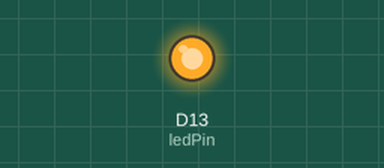
Recording of a sketch running on a simulated Arduino Nano 33 IoT. Parts: output pins drawn as LEDs (lit = HIGH). WiFi joins after 1.5 s; servers stay silent unless stated.

Above: at 3.7 s.
At 21.0 s:
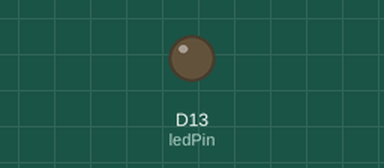
Timing chart, 0 to 27.7 s (numbered marks = the images above):
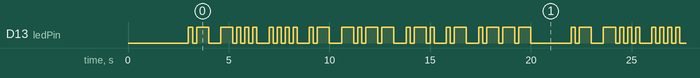

The sketch:

Untitled_jul25a.ino
```cpp
#include "arduino_secrets.h"
#include "thingProperties.h"

// === Global variables ===
const int ledPin = 13;

const int dotDuration = 200;
const int dashDuration = dotDuration * 3;

const int symbolSpace = dotDuration;
const int letterSpace = dotDuration * 3;
const int wordSpace = dotDuration * 7;

void setup() {
  Serial.begin(9600);
  delay(1500);

  pinMode(ledPin, OUTPUT);

  initProperties();
  ArduinoCloud.begin(ArduinoIoTPreferredConnection);
  setDebugMessageLevel(2);
  ArduinoCloud.printDebugInfo();
}

void loop() {
  ArduinoCloud.update();
  blinkMorseCode();
}

void blinkDot() {
  digitalWrite(ledPin, HIGH);
  delay(dotDuration);
  digitalWrite(ledPin, LOW);
  delay(symbolSpace);
}

void blinkDash() {
  digitalWrite(ledPin, HIGH);
  delay(dashDuration);
  digitalWrite(ledPin, LOW);
  delay(symbolSpace);
}

void blinkLetter(char letter) {
  switch (letter) {
    case 'A': // .-
      blinkDot();
      blinkDash();
      break;
    case 'B': // -...
      blinkDash();
      blinkDot();
      blinkDot();
      blinkDot();
      break;
    case 'H': // ....
      blinkDot();
      blinkDot();
      blinkDot();
      blinkDot();
      break;
    case 'Y': // -.--
      blinkDash();
      blinkDot();
      blinkDash();
      blinkDash();
      break;
    case 'R': // .-.
      blinkDot();
      blinkDash();
      blinkDot();
      break;
    case 'J': // .---
      blinkDot();
      blinkDash();
      blinkDash();
      blinkDash();
      break;
    default:
      break;
  }
  delay(letterSpace - symbolSpace); // Inter-letter space correction
}

void blinkMorseCode() {
  blinkLetter('A');
  blinkLetter('B');
  blinkLetter('H');
  blinkLetter('A');
  blinkLetter('Y');
  blinkLetter('R');
  blinkLetter('A');
  blinkLetter('J');
  delay(wordSpace);
}
```

arduino_secrets.h
```cpp
#define SECRET_OPTIONAL_PASS ""
#define SECRET_SSID ""
```

thingProperties.h
```cpp
// Code generated by Arduino IoT Cloud, DO NOT EDIT.

#include <ArduinoIoTCloud.h>
#include <Arduino_ConnectionHandler.h>

const char SSID[]     = SECRET_SSID;    // Network SSID (name)
const char PASS[]     = SECRET_OPTIONAL_PASS;    // Network password (use for WPA, or use as key for WEP)


void initProperties(){


}

WiFiConnectionHandler ArduinoIoTPreferredConnection(SSID, PASS);
```

Measured:
- by itself, D13 (ledPin): moves between LOW and HIGH, repeating every 19.0 s
- by itself, everything shown: repeats every 19.0 s, in 50 steps
